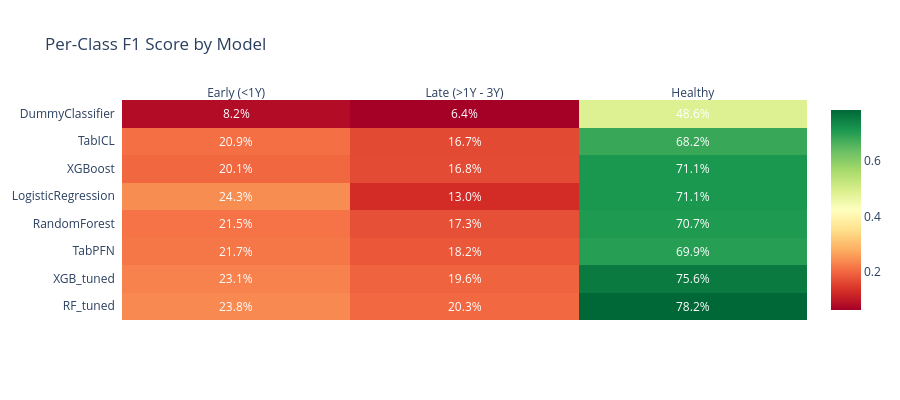

The code cell stored with this chart in its notebook:
### Markdown cell above
## 4.3 Per-Class F1 Comparison

### Code cell
# Per-Class F1: Heatmap
class_cols = {
    'Early (<1Y)': 'f1_early_mean',
    'Late (>1Y - 3Y)': 'f1_late_mean',
    'Healthy': 'f1_healthy_mean'
}

# Build matrix
heatmap_data = []
models_sorted = df_summary.sort_values('f1_mean', ascending=False)['model'].tolist()

for model in models_sorted:
    row = df_summary[df_summary['model'] == model].iloc[0]
    heatmap_data.append([row[col] for col in class_cols.values()])

z = np.array(heatmap_data)
annot = [[f"{v:.1%}" for v in row] for row in z]

fig4 = ff.create_annotated_heatmap(
    z,
    x=list(class_cols.keys()),
    y=models_sorted,
    annotation_text=annot,
    colorscale='RdYlGn',
    showscale=True
)
fig4.update_layout(
    title='Per-Class F1 Score by Model',
    template='plotly_white',
    height=400
)
show_and_save(fig4, "benchmark_per_class_heatmap")

### Figure 1 — Plotly figure (JSON) as saved in the notebook; plotly's stock layout.template omitted (floating-point values rounded to 4 significant figures)
{"data": [{"colorscale": [[0, "rgb(165,0,38)"], [0.1, "rgb(215,48,39)"], [0.2, "rgb(244,109,67)"], [0.3, "rgb(253,174,97)"], [0.4, "rgb(254,224,139)"], [0.5, "rgb(255,255,191)"], [0.6, "rgb(217,239,139)"], [0.7, "rgb(166,217,106)"], [0.8, "rgb(102,189,99)"], [0.9, "rgb(26,152,80)"], [1, "rgb(0,104,55)"]], "reversescale": false, "showscale": true, "type": "heatmap", "x": ["Early (<1Y)", "Late (>1Y - 3Y)", "Healthy"], "y": ["RF_tuned", "XGB_tuned", "TabPFN", "RandomForest", "LogisticRegression", "XGBoost", "TabICL", "DummyClassifier"], "z": [[0.2384, 0.2033, 0.7824], [0.2307, 0.1958, 0.7558], [0.2172, 0.182, 0.6993], [0.2147, 0.1734, 0.707], [0.2429, 0.1304, 0.7106], [0.2009, 0.1681, 0.7113], [0.2094, 0.1667, 0.682], [0.08208, 0.06405, 0.4856]]}], "layout": {"annotations": [{"font": {"color": "#FFFFFF"}, "showarrow": false, "text": "23.8%", "x": "Early (<1Y)", "xref": "x", "y": "RF_tuned", "yref": "y"}, {"font": {"color": "#FFFFFF"}, "showarrow": false, "text": "20.3%", "x": "Late (>1Y - 3Y)", "xref": "x", "y": "RF_tuned", "yref": "y"}, {"font": {"color": "#FFFFFF"}, "showarrow": false, "text": "78.2%", "x": "Healthy", "xref": "x", "y": "RF_tuned", "yref": "y"}, {"font": {"color": "#FFFFFF"}, "showarrow": false, "text": "23.1%", "x": "Early (<1Y)", "xref": "x", "y": "XGB_tuned", "yref": "y"}, {"font": {"color": "#FFFFFF"}, "showarrow": false, "text": "19.6%", "x": "Late (>1Y - 3Y)", "xref": "x", "y": "XGB_tuned", "yref": "y"}, {"font": {"color": "#FFFFFF"}, "showarrow": false, "text": "75.6%", "x": "Healthy", "xref": "x", "y": "XGB_tuned", "yref": "y"}, {"font": {"color": "#FFFFFF"}, "showarrow": false, "text": "21.7%", "x": "Early (<1Y)", "xref": "x", "y": "TabPFN", "yref": "y"}, {"font": {"color": "#FFFFFF"}, "showarrow": false, "text": "18.2%", "x": "Late (>1Y - 3Y)", "xref": "x", "y": "TabPFN", "yref": "y"}, {"font": {"color": "#FFFFFF"}, "showarrow": false, "text": "69.9%", "x": "Healthy", "xref": "x", "y": "TabPFN", "yref": "y"}, {"font": {"color": "#FFFFFF"}, "showarrow": false, "text": "21.5%", "x": "Early (<1Y)", "xref": "x", "y": "RandomForest", "yref": "y"}, {"font": {"color": "#FFFFFF"}, "showarrow": false, "text": "17.3%", "x": "Late (>1Y - 3Y)", "xref": "x", "y": "RandomForest", "yref": "y"}, {"font": {"color": "#FFFFFF"}, "showarrow": false, "text": "70.7%", "x": "Healthy", "xref": "x", "y": "RandomForest", "yref": "y"}, {"font": {"color": "#FFFFFF"}, "showarrow": false, "text": "24.3%", "x": "Early (<1Y)", "xref": "x", "y": "LogisticRegression", "yref": "y"}, {"font": {"color": "#FFFFFF"}, "showarrow": false, "text": "13.0%", "x": "Late (>1Y - 3Y)", "xref": "x", "y": "LogisticRegression", "yref": "y"}, {"font": {"color": "#FFFFFF"}, "showarrow": false, "text": "71.1%", "x": "Healthy", "xref": "x", "y": "LogisticRegression", "yref": "y"}, {"font": {"color": "#FFFFFF"}, "showarrow": false, "text": "20.1%", "x": "Early (<1Y)", "xref": "x", "y": "XGBoost", "yref": "y"}, {"font": {"color": "#FFFFFF"}, "showarrow": false, "text": "16.8%", "x": "Late (>1Y - 3Y)", "xref": "x", "y": "XGBoost", "yref": "y"}, {"font": {"color": "#FFFFFF"}, "showarrow": false, "text": "71.1%", "x": "Healthy", "xref": "x", "y": "XGBoost", "yref": "y"}, {"font": {"color": "#FFFFFF"}, "showarrow": false, "text": "20.9%", "x": "Early (<1Y)", "xref": "x", "y": "TabICL", "yref": "y"}, {"font": {"color": "#FFFFFF"}, "showarrow": false, "text": "16.7%", "x": "Late (>1Y - 3Y)", "xref": "x", "y": "TabICL", "yref": "y"}, {"font": {"color": "#FFFFFF"}, "showarrow": false, "text": "68.2%", "x": "Healthy", "xref": "x", "y": "TabICL", "yref": "y"}, {"font": {"color": "#FFFFFF"}, "showarrow": false, "text": "8.2%", "x": "Early (<1Y)", "xref": "x", "y": "DummyClassifier", "yref": "y"}, {"font": {"color": "#FFFFFF"}, "showarrow": false, "text": "6.4%", "x": "Late (>1Y - 3Y)", "xref": "x", "y": "DummyClassifier", "yref": "y"}, {"font": {"color": "#FFFFFF"}, "showarrow": false, "text": "48.6%", "x": "Healthy", "xref": "x", "y": "DummyClassifier", "yref": "y"}], "height": 400, "title": {"text": "Per-Class F1 Score by Model"}, "xaxis": {"dtick": 1, "gridcolor": "rgb(0, 0, 0)", "side": "top", "ticks": ""}, "yaxis": {"dtick": 1, "ticks": "", "ticksuffix": "  "}}}
